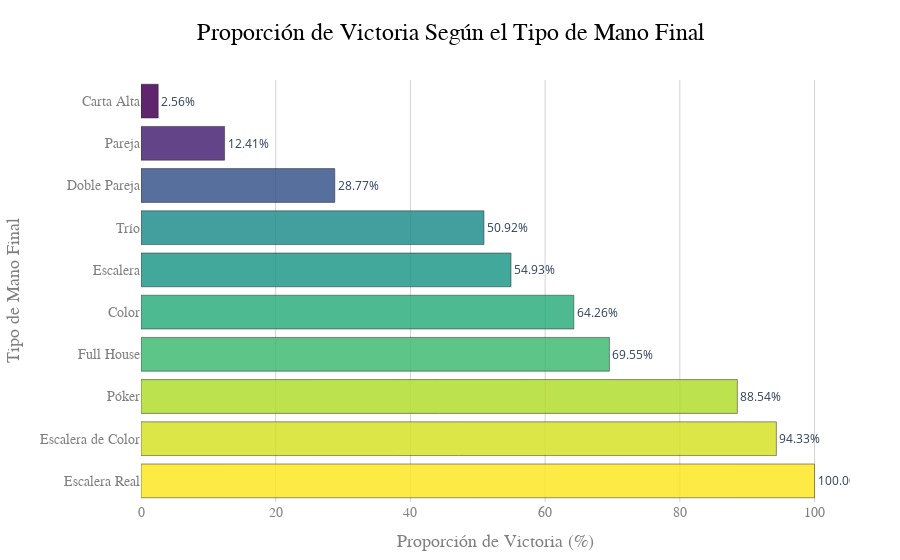

The notebook cell saved with this chart:
### Code cell
# Visualización en un gráfico de barras horizontales
fig = px.bar(
    victory_rate_by_hand_type,
    x='Win Rate',
    y='mano_river',
    orientation='h',
    text='Win Rate',
    title="Proporción de Victoria Según el Tipo de Mano Final",
    labels={"mano_river": "Tipo de Mano Final", "Win Rate": "Proporción de Victoria (%)"},
    color='Win Rate',
    color_continuous_scale=px.colors.sequential.Viridis,
)

# Diseño de las barras
fig.update_traces(
    texttemplate='%{text:.2f}%', 
    textposition='outside',    
    marker=dict(
        line=dict(color='black', width=0.5),  
        opacity=0.85                          
    )
)

# Diseño general
fig.update_layout(
    title=dict(
        text="Proporción de Victoria Según el Tipo de Mano Final",
        font=dict(size=24, family="Arial", color="Black"),
        x=0.5
    ),
    xaxis=dict(
        title="Proporción de Victoria (%)",
        title_font=dict(size=18, family="Arial", color="Gray"),
        tickfont=dict(size=14, family="Arial", color="Gray"),
        gridcolor="LightGray",  
        zeroline=False         
    ),
    yaxis=dict(
        title="Tipo de Mano Final",
        title_font=dict(size=18, family="Arial", color="Gray"),
        tickfont=dict(size=14, family="Arial", color="Gray"),
    ),
    coloraxis_showscale=False,  
    margin=dict(l=100, r=50, t=80, b=50),  
    plot_bgcolor="White",
)

fig.show()

### Figure 1 — Plotly figure (JSON) as saved in the notebook; plotly's stock layout.template omitted (floating-point values rounded to 4 significant figures)
{"data": [{"alignmentgroup": "True", "hovertemplate": "Proporción de Victoria (%)=%{marker.color}<br>Tipo de Mano Final=%{y}<extra></extra>", "legendgroup": "", "marker": {"color": [100, 94.33, 88.54, 69.55, 64.26, 54.93, 50.92, 28.77, 12.41, 2.56], "coloraxis": "coloraxis", "line": {"color": "black", "width": 0.5}, "opacity": 0.85, "pattern": {"shape": ""}}, "name": "", "offsetgroup": "", "orientation": "h", "showlegend": false, "text": [100, 94.33, 88.54, 69.55, 64.26, 54.93, 50.92, 28.77, 12.41, 2.56], "textposition": "outside", "texttemplate": "%{text:.2f}%", "type": "bar", "x": [100, 94.33, 88.54, 69.55, 64.26, 54.93, 50.92, 28.77, 12.41, 2.56], "xaxis": "x", "y": ["Escalera Real", "Escalera de Color", "Póker", "Full House", "Color", "Escalera", "Trío", "Doble Pareja", "Pareja", "Carta Alta"], "yaxis": "y"}], "layout": {"barmode": "relative", "coloraxis": {"colorbar": {"title": {"text": "Proporción de Victoria (%)"}}, "colorscale": [[0, "#440154"], [0.1111, "#482878"], [0.2222, "#3e4989"], [0.3333, "#31688e"], [0.4444, "#26828e"], [0.5556, "#1f9e89"], [0.6667, "#35b779"], [0.7778, "#6ece58"], [0.8889, "#b5de2b"], [1, "#fde725"]], "showscale": false}, "legend": {"tracegroupgap": 0}, "margin": {"b": 50, "l": 100, "r": 50, "t": 80}, "plot_bgcolor": "White", "title": {"font": {"color": "Black", "family": "Arial", "size": 24}, "text": "Proporción de Victoria Según el Tipo de Mano Final", "x": 0.5}, "xaxis": {"anchor": "y", "domain": [0, 1], "gridcolor": "LightGray", "tickfont": {"color": "Gray", "family": "Arial", "size": 14}, "title": {"font": {"color": "Gray", "family": "Arial", "size": 18}, "text": "Proporción de Victoria (%)"}, "zeroline": false}, "yaxis": {"anchor": "x", "domain": [0, 1], "tickfont": {"color": "Gray", "family": "Arial", "size": 14}, "title": {"font": {"color": "Gray", "family": "Arial", "size": 18}, "text": "Tipo de Mano Final"}}}}
